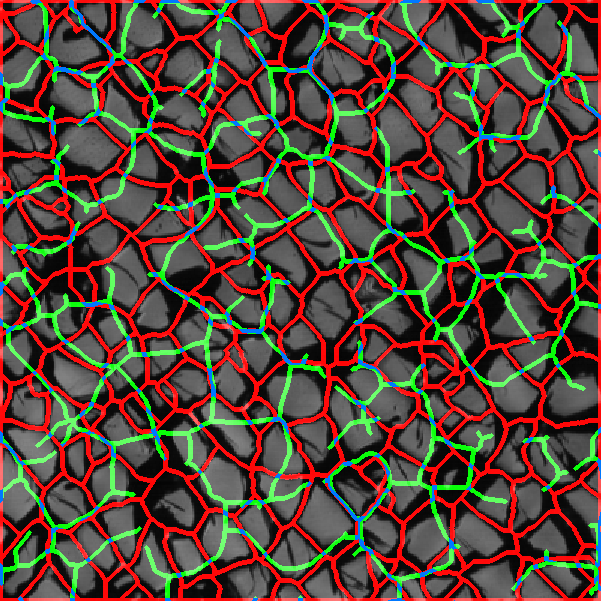
#> input picture .png, 601 x 601 px
$ python -i analyzer.py   (imports and definitions only)
#> lines starting #> are read from the running program, lines starting #| are printed output that depends on the picture; after the words box and inside, x2 and y2 are one past the last pixel; in counts of white or black regions, pixels touching at a corner belong together
import random
from matplotlib.figure import Figure
from matplotlib.widgets import RectangleSelector
import numpy as np
import numpy.typing as nptyp

import cv2
from tqdm import tqdm
from skimage.morphology import skeletonize

from fracsuite.splinter import Splinter
from matplotlib import pyplot as plt

# [119 lines left out: function crop_perspective, not called in this run]

def preprocess_image(image, gauss_sz = (3,3), gauss_sig = 5, \
    block_size=11, C=6, rsz=1) -> nptyp.ArrayLike:
    """Preprocess a raw image.

    Args:
        image (nd.array): The input image.
        gauss_sz (size-tuple, optional): The size of the gaussian filter.
                                        Defaults to (5,5).
        gauss_sig (int, optional): The sigma for gaussian filter. Defaults to 3.
        block_size (int, optional): Block size of adaptive threshold. Defaults to 11.
        C (int, optional): Sensitivity of adaptive threshold. Defaults to 6.
        rsz (int, optional): Resize factor for the image. Defaults to 1.

    Returns:
        np.array: Preprocessed image.
    """

    rsz_fac = rsz # x times smaller

    # Apply Gaussian blur to reduce noise and enhance edge detection
    image = cv2.GaussianBlur(image, gauss_sz, gauss_sig)
    image = cv2.resize(image, (image.shape[1]//rsz_fac, image.shape[0]//rsz_fac))

    # Use adaptive thresholding
    image = cv2.adaptiveThreshold(image, 255, cv2.ADAPTIVE_THRESH_MEAN_C, \
        cv2.THRESH_BINARY, block_size, C)

    return image


def filter_contours(contours, hierarchy) -> list[nptyp.ArrayLike]:
    """
    This function filters a list of contours.
    """
    len_0 = len(contours)
    # Sort the contours by area (desc)
    contours, hierarchy = zip(*sorted(zip(contours, hierarchy[0]), \
        key=lambda x: cv2.contourArea(x[0]), reverse=True))

    contours = list(contours)
    contours_areas = [cv2.contourArea(x) for x in contours]
    # contour_area_avg = np.average(contours_areas)
    # contour_area_med = np.average(contours_areas)
    # contour_area_std = np.std(contours_areas)

    # Create a list to store the indices of the contours to be deleted
    to_delete = []
    As = []
    ks = []
    # Iterate over all contours
    for i in tqdm(range(len(contours)), desc = 'Eliminate small contours'):
        contour_area = contours_areas[i]
        contour_perim = cv2.arcLength(contours[i], False)


        if contour_area > 0:
            As.append(contour_area)
            ks.append(contour_perim / contour_area)

        if contour_area == 0:
            contour_area = 0.00001

        # small size
        if contour_perim < 20:
            to_delete.append(i)

    # def reject_outliers(data, m = 2.):
    #     return data[abs(data - np.mean(data)) < m * np.std(data)]

        # filter outliers
        elif contour_area > 25000:
            to_delete.append(i)

        # # more line shaped contour
        # elif contour_perim / contour_area > 1:
        #     contours[i] = cv2.convexHull(contours[i])

        # # Check if the contour has a parent
        # elif hierarchy[i][1] != -1:
        #     # If so, mark the contour for deletion
        #     to_delete.append(i)

        # # all other cases
        # else:
        #     contours[i] = connect_closest_hard_angles(contours[i], 140)
        #     contours[i] = cv2.approxPolyDP(contours[i], 0.1, True)

    # Delete the marked contours
    for index in sorted(to_delete, reverse=True):
        del contours[index]

    len_1 = len(contours)

    print(f'Contours before: {len_0}, vs after: {len_1}')
    return contours

def detect_fragments(binary_image) -> list[nptyp.ArrayLike]:
    try:
        # Find contours of objects in the binary image
        contours, hierar = \
            cv2.findContours(binary_image, cv2.RETR_TREE, cv2.CHAIN_APPROX_SIMPLE)
        contours = list(contours)
        contours = filter_contours(contours, hierar)
        return contours
    except Exception as e:
        raise ValueError(f"Error in fragment detection: {e}")

def closeImg(image, sz = 3, it=1):
    kernel_closing = cv2.getStructuringElement(cv2.MORPH_ELLIPSE, (sz, sz))
    return cv2.morphologyEx(image, cv2.MORPH_CLOSE, kernel_closing, iterations=it)

# [7 lines left out: function rand_col, not called in this run]

class Analyzer(object):
    """
    Analyzer class that can handle an input image.
    """

    file_path: str

    original_image: nptyp.ArrayLike
    preprocessed_image: nptyp.ArrayLike

    image_contours: nptyp.ArrayLike
    image_filled: nptyp.ArrayLike

    contours: list[nptyp.ArrayLike]
    splinters: list[Splinter]

    axs: list[plt.Axes]

    def __init__(self, file_path: str, crop = False, img_size = 4000,\
        img_real_size: tuple[int,int] | None=None):
        """Create a new analyzer object.

        Args:
            file_path (str): Path to image.
            crop (bool, optional): Specify, if the input has to be cropped first.
                Defaults to False.
            img_size (int, optional): Size of the cropped image.
                Defaults to 4000, only needed if crop=True.
            img_real_size (tuple[int,int], optional):
                Actual size in mm of the input rectangular ply.
        """
#> called with file_path = '../.png', crop = False, img_size = 4000

        # image operations
        self.original_image = cv2.imread(file_path, cv2.IMREAD_GRAYSCALE)
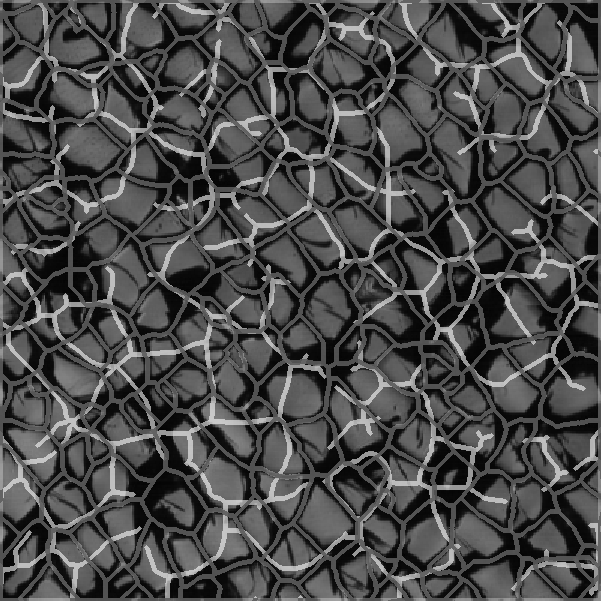
#> self.original_image: shape (601, 601); min 3, max 208, mean 73.7
        if crop:
            self.original_image = crop_perspective(self.original_image, size=img_size, dbg=False)


        self.preprocessed_image = preprocess_image(self.original_image)
#> in preprocess_image, `image = cv2.adaptiveThreshold(image, 255, cv2.ADAPTIVE_THRESH_MEAN_C, ..`:
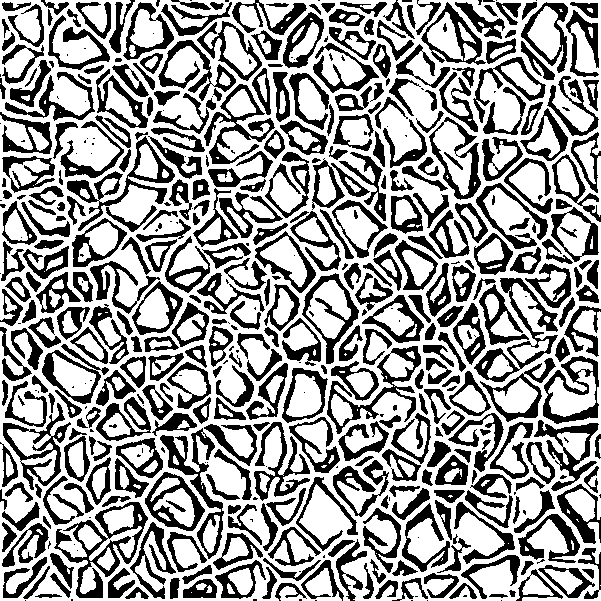
#> image: shape (601, 601); 60.3% white; 498 black regions (113 under 20 px)


        f = 1
        # calculate scale factors
        if img_real_size is not None:
            # fx: mm/px
            fx = img_real_size[0] / self.preprocessed_image.shape[1]
            fy = img_real_size[1] / self.preprocessed_image.shape[0]

            # the factors must match because pixels are always squared
            # for landscape image, the img_real_size's aspect ratio must match
            if fx != fy:
                raise Exception("The scale factors for x and y must match!" + \
                    "Check the input image and also the img_real_size parameter.")

            # f: mm/px
            f = fx


        # contour operations
        all_contours = detect_fragments(self.preprocessed_image)
#> in detect_fragments, `contours, hierar = \ cv2.findContours(binary_image, cv2.RETR_TREE, cv2..`: contours = 739 contours, 201 with area under 20; largest, box (x1, y1, x2, y2) and area: (0, 0, 601, 601) 350176, (53, 501, 149, 599) 3827, (542, 355, 600, 425) 2922, (301, 272, 360, 365) 2784, (159, 427, 225, 560) 2472
#> in filter_contours, `len_0 = len(contours)`: len_0 = 739
#> in filter_contours, `contours_areas = [cv2.contourArea(x) for x in contours]`: contours_areas = 739 values, max 350176 at index 0, min 0 at index 721, mean 788.1
#> the loop in filter_contours, `for i in tqdm(range(len(contours)), desc = 'Eliminate small contours'):` made 739 passes
#> contour_perim on passes 1 to 3: 5384.3, 904.1, 304
#> after the loop in filter_contours, `for i in tqdm(range(len(contours)), desc = 'Eliminate small contours'):`: As = 721 values, max 350176 at index 0, min 0.5 at index 718, mean 807.8; ks = 721 values, max 10.49 at index 718, min 0.0154 at index 0, mean 0.744; to_delete = 218 values from 0 to 738
#> the loop in filter_contours, `for index in sorted(to_delete, reverse=True):` made 218 passes
#> index on passes 1 to 3: 738, 737, 736
#> in filter_contours, `len_1 = len(contours)`: len_1 = 521
#| Contours before: 739, vs after: 521
#> in detect_fragments, `contours = filter_contours(contours, hierar)`: contours = 521 contours, 2 with area under 20; largest, box (x1, y1, x2, y2) and area: (53, 501, 149, 599) 3827, (542, 355, 600, 425) 2922, (301, 272, 360, 365) 2784, (159, 427, 225, 560) 2472, (326, 345, 422, 435) 2370
#> all_contours has the same summary as contours in detect_fragments
        stencil = np.zeros((self.preprocessed_image.shape[1], \
            self.preprocessed_image.shape[0]), dtype=np.uint8)
        for c in tqdm(all_contours):
            cv2.drawContours(stencil, [c], -1, 255, thickness = -1)
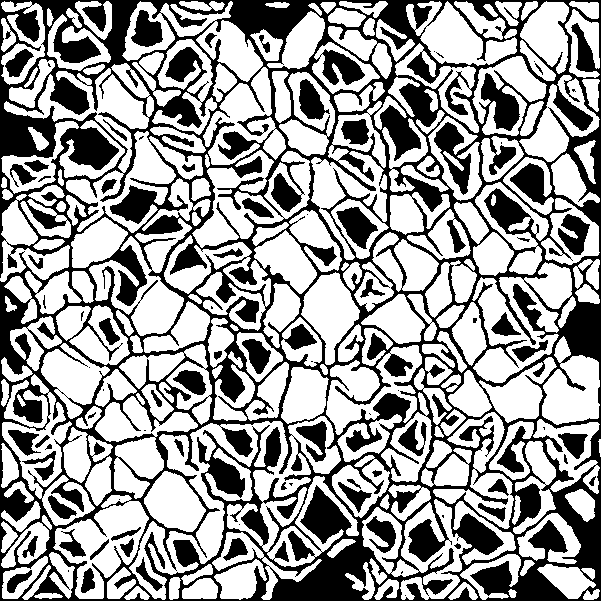
#> stencil: shape (601, 601); 61.5% white; 83 black regions (25 under 20 px), largest, box (x1, y1, x2, y2) and area: (0, 0, 601, 601) 125031, (336, 207, 378, 249) 920, (558, 214, 590, 255) 759

        # advanced image operations
        # first step is to skeletonize the stencil
        print('Skeletonize 1|2')
        skeleton = skeletonize(255-stencil)
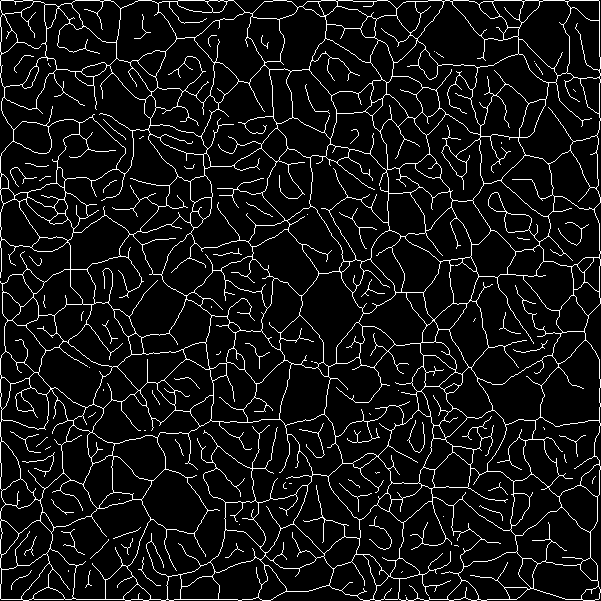
#> skeleton: shape (601, 601) bool; 7.6% white in thin lines or dots
        skeleton = skeleton.astype(np.uint8)
        skeleton = closeImg(skeleton, 3, 5)
#> in closeImg, `kernel_closing = cv2.getStructuringElement(cv2.MORPH_ELLIPSE, (sz, sz))`: kernel_closing = [[0, 1, 0], [1, 1, 1], [0, 1, 0]]
#> in closeImg, `return cv2.morphologyEx(image, cv2.MORPH_CLOSE, kernel_closing, iterat..`:
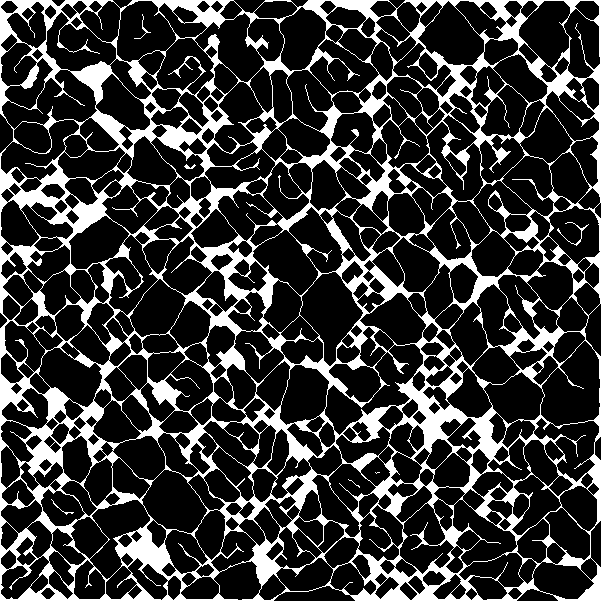
#> returned value: shape (601, 601); values 0 (black) and 1 (white), 21.8% white; 7 white regions (2 under 20 px), largest, box (x1, y1, x2, y2) and area: (0, 0, 601, 601) 78541, (557, 222, 589, 246) 86, (134, 14, 151, 39) 44, (51, 499, 74, 515) 35, (184, 164, 196, 169) 31
        # second step is to skeletonize the closed skeleton from #1
        print('Skeletonize 2|2')
        skeleton = skeletonize(skeleton)
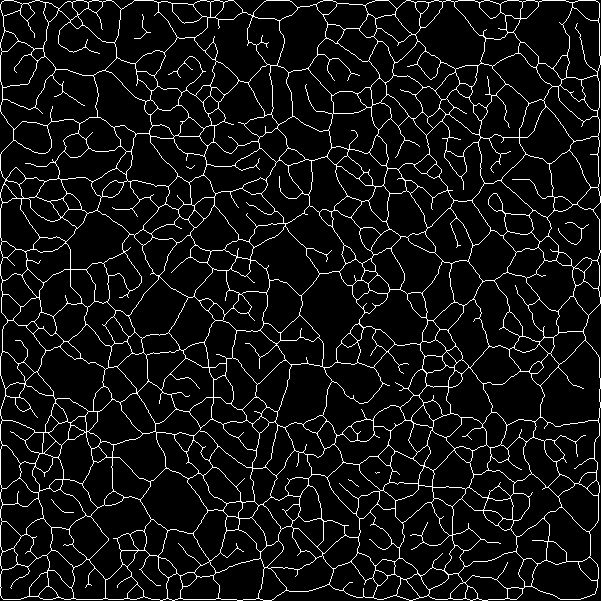
#> skeleton: shape (601, 601) bool; 7.2% white in thin lines or dots
        skeleton = skeleton.astype(np.uint8)

        # detect fragments on the closed skeleton
        self.contours = detect_fragments(skeleton)
#> in detect_fragments (call 2), `contours, hierar = \ cv2.findContours(binary_image, cv2.RETR_TREE, cv2..`: contours = 493 contours, 6 with area under 20; largest, box (x1, y1, x2, y2) and area: (0, 0, 601, 601) 354162, (322, 343, 425, 436) 3779, (540, 340, 601, 427) 3728, (299, 271, 365, 368) 3366, (0, 69, 99, 130) 3352
#> the loop in filter_contours (call 2), `for i in tqdm(range(len(contours)), desc = 'Eliminate small contours'):` made 493 passes
#> contour_perim on passes 1 to 3: 2607.5, 528.1, 310.4
#> the loop in filter_contours (call 2), `for index in sorted(to_delete, reverse=True):` made 3 passes
#> index on passes 1 to 3: 492, 491, 0
#| Contours before: 493, vs after: 490
#> in detect_fragments (call 2), `contours = filter_contours(contours, hierar)`: contours = 490 contours, 4 with area under 20; largest, box (x1, y1, x2, y2) and area: (322, 343, 425, 436) 3779, (540, 340, 601, 427) 3728, (299, 271, 365, 368) 3366, (0, 69, 99, 130) 3352, (43, 10, 117, 76) 2940
#> self.contours has the same summary as contours in detect_fragments
#> (the run stopped early here; a loop or call above may not have finished)
